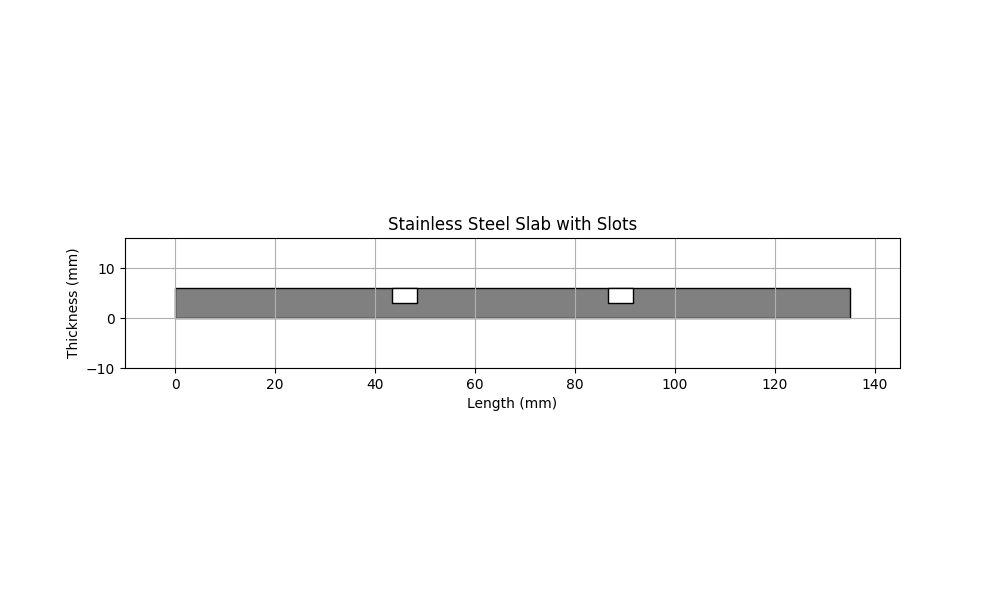

Here is the Python script that generated this plot:
import matplotlib.pyplot as plt
import matplotlib.patches as patches

# Slab dimensions
slab_length = 135
slab_width = 63
slab_thickness = 6

# Slot dimensions
slot_length = 5
slot_width = 63
slot_depth = 3

# Slot positions
slot1_x = (slab_length - slot_length) / 3
slot2_x = 2 * (slab_length - slot_length) / 3

# Create figure and axis
fig, ax = plt.subplots(figsize=(10, 6))

# Create the slab as a rectangle
slab = patches.Rectangle((0, 0), slab_length, slab_thickness, linewidth=1, edgecolor='black', facecolor='gray')
ax.add_patch(slab)

# Create the first slot
slot1 = patches.Rectangle((slot1_x, slab_thickness - slot_depth), slot_length, slot_depth, linewidth=1, edgecolor='black', facecolor='white')
ax.add_patch(slot1)

# Create the second slot
slot2 = patches.Rectangle((slot2_x, slab_thickness - slot_depth), slot_length, slot_depth, linewidth=1, edgecolor='black', facecolor='white')
ax.add_patch(slot2)

# Set the limits and aspect ratio
ax.set_xlim(-10, slab_length + 10)
ax.set_ylim(-10, slab_thickness + 10)
ax.set_aspect('equal')

# Add labels and title
ax.set_xlabel('Length (mm)')
ax.set_ylabel('Thickness (mm)')
ax.set_title('Stainless Steel Slab with Slots')

# Show the plot
plt.grid(True)
plt.show()
